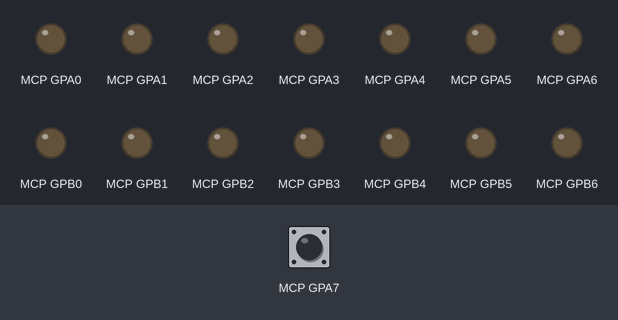
A program run on a simulated Raspberry Pi (BCM pin numbers). On the bench: output pins drawn as LEDs (lit = HIGH). Inputs (shaded band) come from the test bench; at power-on: MCP GPA7 HIGH.

Above: at 1.2 s.
1.3 s: MCP GPA7 pulled LOW for 0.15 s
At 1.7 s:
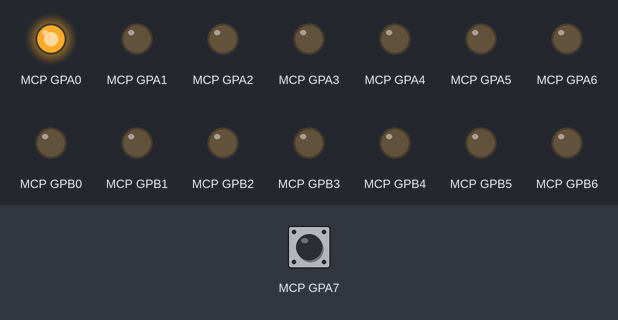
4.4 s: MCP GPA7 pulled LOW for 1 s
At 6.5 s:
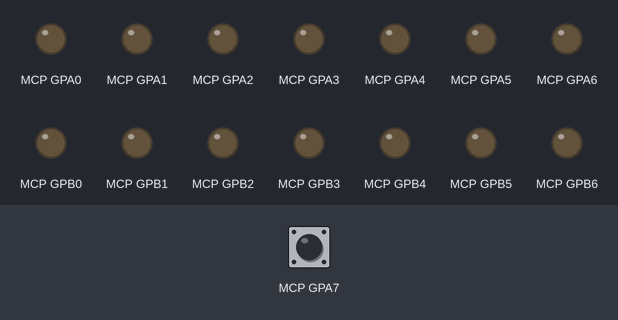
6.9 s: MCP GPA7 pulled LOW for 3.2 s
At 8.4 s:
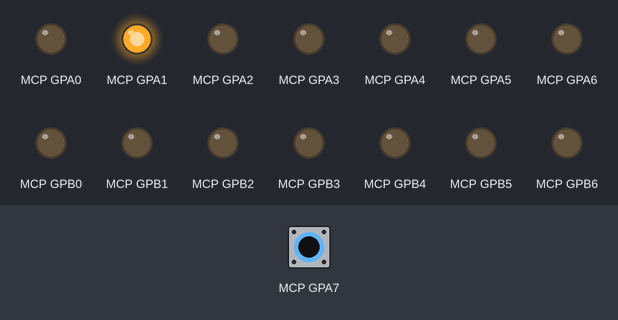
Timing chart, 0 to 19.1 s (numbered marks = the images above; inputs shaded):
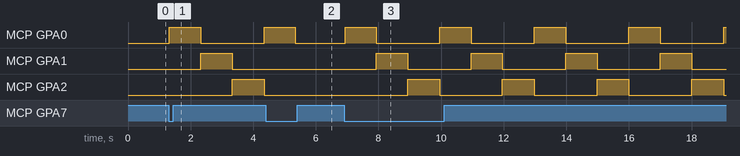

Measured:
- after the input at 1.3 s, MCP GPA0: LOW → HIGH at once, → LOW 1.0 s later, → HIGH 2.0 s later; MCP GPA1: LOW → HIGH after 1.0 s, → LOW 1.0 s later; MCP GPA2: LOW → HIGH after 2.0 s, → LOW 1.0 s later
- after the input at 4.4 s, MCP GPA1: stays LOW (without the input it goes to HIGH after 0.95 s); MCP GPA2: stays LOW (without the input it goes to HIGH after 1.9 s)
- after the input at 6.9 s, MCP GPA0: alternates HIGH for 1.0 s and LOW for 2.0 s, starting at once; MCP GPA1: alternates HIGH for 1.0 s and LOW for 2.0 s, starting after 1.0 s; MCP GPA2: alternates HIGH for 1.0 s and LOW for 2.0 s, starting after 2.0 s

The program:

I2CLEDseqStartStop_asynchio.py
```python
# 3 LEDs afwisselend 1s laten oplichten op GPA0, GPA1 en GPA2 poorten van MCP23017
# sequentie laten starten/stoppen via een drukknop op poort GPA7 van de MCP23017
#
#  MCP23017      RPi
#  n°  pin    gpio  pin
#  ==============================
#   9  VDD          3V3
#  10  VSS          GND
#  12  SCL      3   SCL1
#  13  SDA      2   SDA1
#  15  A0           GND
#  16  A1           GND
#  17  A2           GND
#  18  RESET        3V3
#  ==============================
#  21  GPA0                LED1
#  22  GPA1                LED2
#  23  GPA2                LED3
# ===============================
#  28  GPA7                BUTTON
# ===============================

import smbus
import asyncio

# I2C bus en adres
I2CBUS=1
I2CADR=0x20

# MCP23017 registers
IODIRA=0x00   # GPA poorten definieren als input (1) of output (0)
IODIRB=0x01   # GPB poorten definieren als input (1) of output (0)
GPPUA=0x0C    # GPA pullup activeren voor input
GPPUB=0x0D    # GPB pullup activeren voor input
GPIOA=0x12    # GPA poorten lezen
GPIOB=0x13    # GPB poorten lezen
OLATA=0x14    # GPA poorten schrijven
OLATB=0x15    # GPB poorten schrijven

# dictionary met MCP2307 GPA/GPB waarden van de leds
LEDS={'GPA0':0b00000001, 'GPA1':0b00000010, 'GPA2':0b00000100}

# globale variabelen
class gvars:
    started=False
    debounce_time = 0.02

# co-routine om button te checken
async def button_pressed():
    while True:
        # waarde pins lezen
        data = bus.read_byte_data(I2CADR, GPIOA)
        # is button gedrukt (bit7 eruit filteren)
        if data & 128 == 0:
            # button gedrukt
            gvars.started = not gvars.started
            # debounce
            while data & 128 == 0:
                data = bus.read_byte_data(I2CADR, GPIOA)
                # print(data)
                await asyncio.sleep(gvars.debounce_time)
        # wachten
        await asyncio.sleep(gvars.debounce_time)

#co_routine om leds te flashen
async def flash_leds():
    while True:
        # LEDs afwisselend aan/afzetten
        for poort, mask in LEDS.items():
            # leds flashen ?
            if not gvars.started:
                bus.write_byte_data(I2CADR, OLATA, 0b00000000)  # bank 0 afzetten
                bus.write_byte_data(I2CADR, OLATB, 0b00000000)  # bank 1 afzetten
                break
            # 1 led aanzetten volgens mask
            if 'GPA' in poort:
                bus.write_byte_data(I2CADR, OLATA, mask)
                bus.write_byte_data(I2CADR, OLATB, 0b00000000)  # bank 1 afzetten
            else:
                bus.write_byte_data(I2CADR, OLATA, 0b00000000)  # bank 0 afzetten
                bus.write_byte_data(I2CADR, OLATB, mask)
            # wachten
            await asyncio.sleep(1)
        # even wachten
        await asyncio.sleep(gvars.debounce_time)


try:
    # I2C bus initialiseren
    bus = smbus.SMBus(I2CBUS)

    # MCP23017 GPA/GPB poorten als output (0) definieren, GPA7 als input (1)
    bus.write_byte_data(I2CADR, IODIRA, 0b10000000)
    bus.write_byte_data(I2CADR, IODIRB, 0b00000000)

    # we maken gebruik van de interne pullup voor GPA7
    bus.write_byte_data(I2CADR, GPPUA, 0b10000000)

    # event loop scheduler initialiseren
    loop = asyncio.get_event_loop()
    # taken op event loop queue te zetten
    loop.create_task(button_pressed())
    loop.create_task(flash_leds())
    # taken starten
    loop.run_forever()

except KeyboardInterrupt as E:
    print('Programma onderbroken met Ctrl-C')

except Exception as E:
    print('Fout: ', E)

finally:
    # leds afzetten
    bus.write_byte_data(I2CADR, OLATA, 0b00000000)
    bus.write_byte_data(I2CADR, OLATB, 0b00000000)
    # I2C bus afzetten
    bus.close()
    # event loop scheduler afzetten
    loop.close()
```
